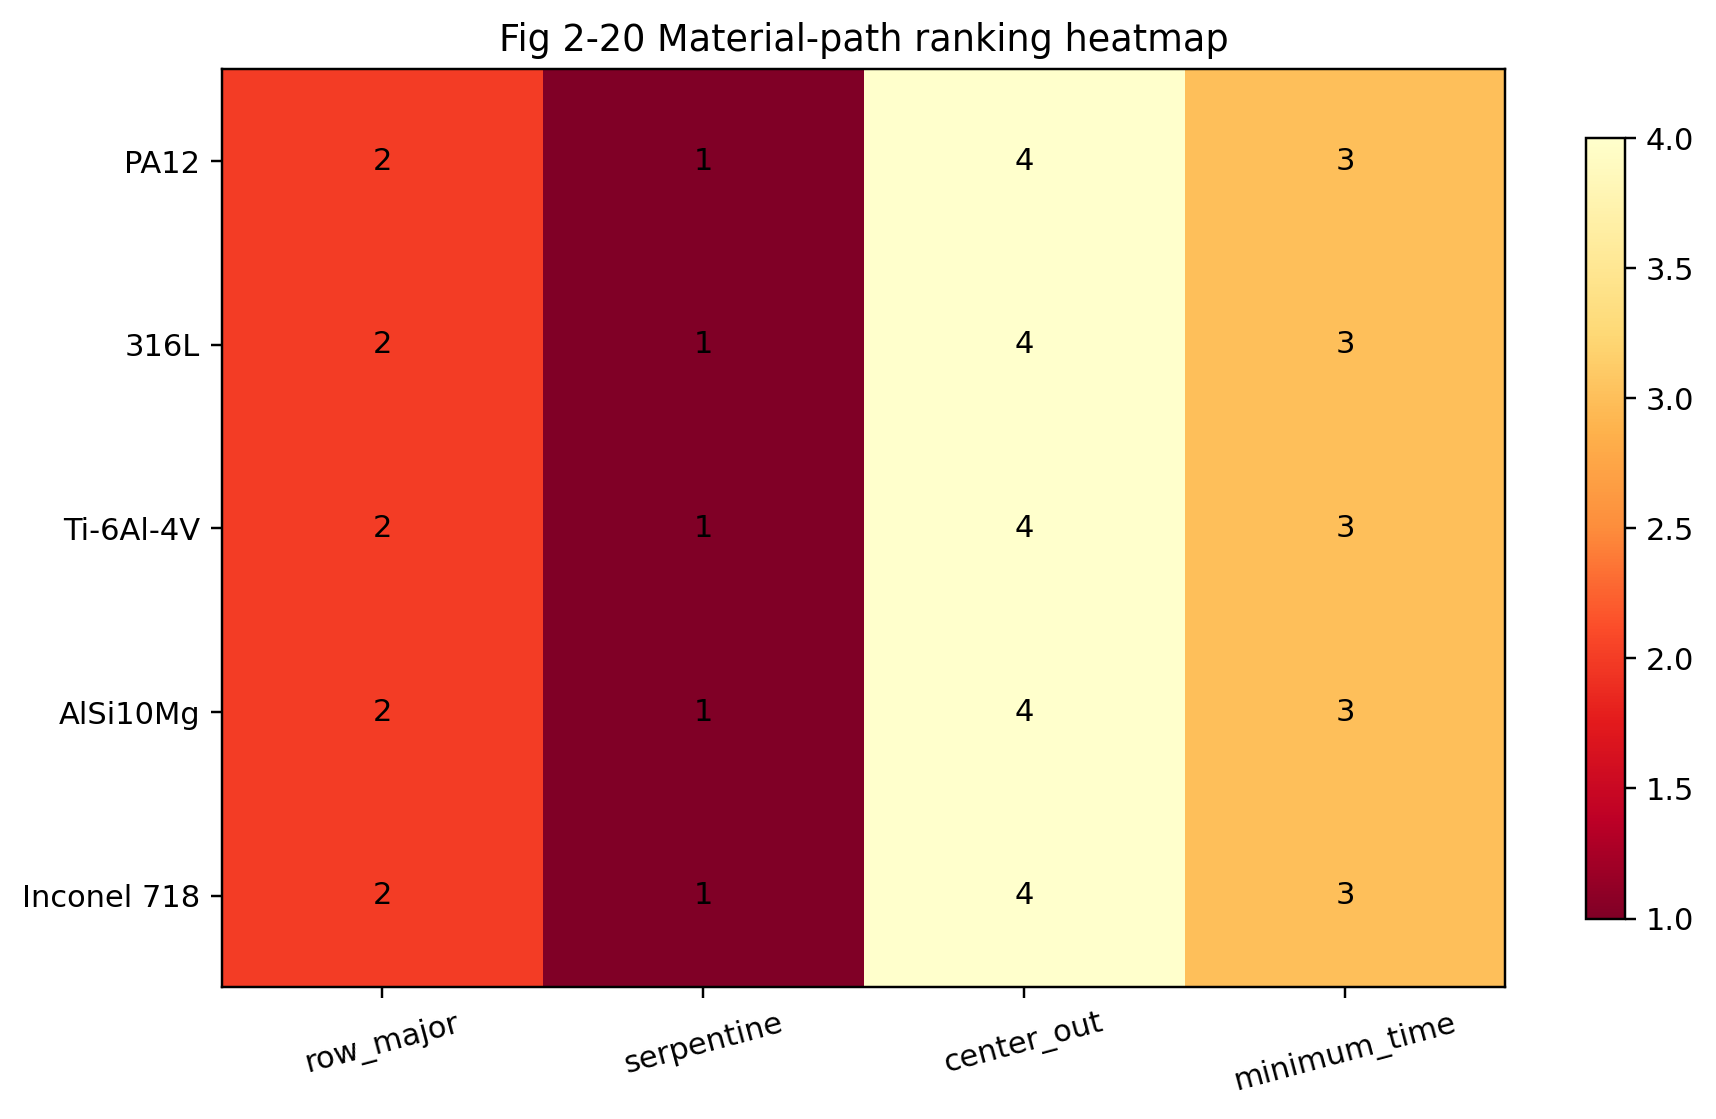

Python code for this plot:
from __future__ import annotations

import csv
import sys
from pathlib import Path

import matplotlib.pyplot as plt

COMMON_DIR = Path(__file__).resolve().parents[1] / "common"
if str(COMMON_DIR) not in sys.path:
    sys.path.insert(0, str(COMMON_DIR))

from q2_visualization_common import SCHEME_ORDER, save_metadata  # noqa: E402


OUTPUT_DIR = Path(__file__).resolve().parent
INPUT_CSV = (
    Path(__file__).resolve().parents[2]
    / "sensitivity_analysis"
    / "materials"
    / "materials_overall_summary.csv"
)


def load_rows():
    with INPUT_CSV.open("r", encoding="utf-8-sig", newline="") as f:
        return list(csv.DictReader(f))


def main() -> None:
    rows = load_rows()
    materials = ["PA12", "316L", "Ti-6Al-4V", "AlSi10Mg", "Inconel 718"]
    matrix = [
        [
            int(next(row["weighted_sum_rank"] for row in rows if row["material_name"] == mat and row["scheme_name"] == scheme))
            for scheme in SCHEME_ORDER
        ]
        for mat in materials
    ]
    fig, ax = plt.subplots(figsize=(8.5, 5.2))
    image = ax.imshow(matrix, cmap="YlOrRd_r", aspect="auto")
    ax.set_xticks(range(len(SCHEME_ORDER)), SCHEME_ORDER, rotation=15)
    ax.set_yticks(range(len(materials)), materials)
    ax.set_title("Fig 2-20 Material-path ranking heatmap")
    for i, mat in enumerate(materials):
        for j, scheme in enumerate(SCHEME_ORDER):
            ax.text(j, i, matrix[i][j], ha="center", va="center", color="black")
    fig.colorbar(image, ax=ax, shrink=0.85)
    output_path = OUTPUT_DIR / "fig2_20_material_rank_heatmap.png"
    fig.tight_layout()
    fig.savefig(output_path, dpi=220, bbox_inches="tight")
    plt.close(fig)
    save_metadata(OUTPUT_DIR / "fig2_20_material_rank_heatmap.json", {"figure_id": "fig2_20", "input_csv": str(INPUT_CSV), "output_image": str(output_path)})
    print(f"Wrote {output_path}")


if __name__ == "__main__":
    main()
